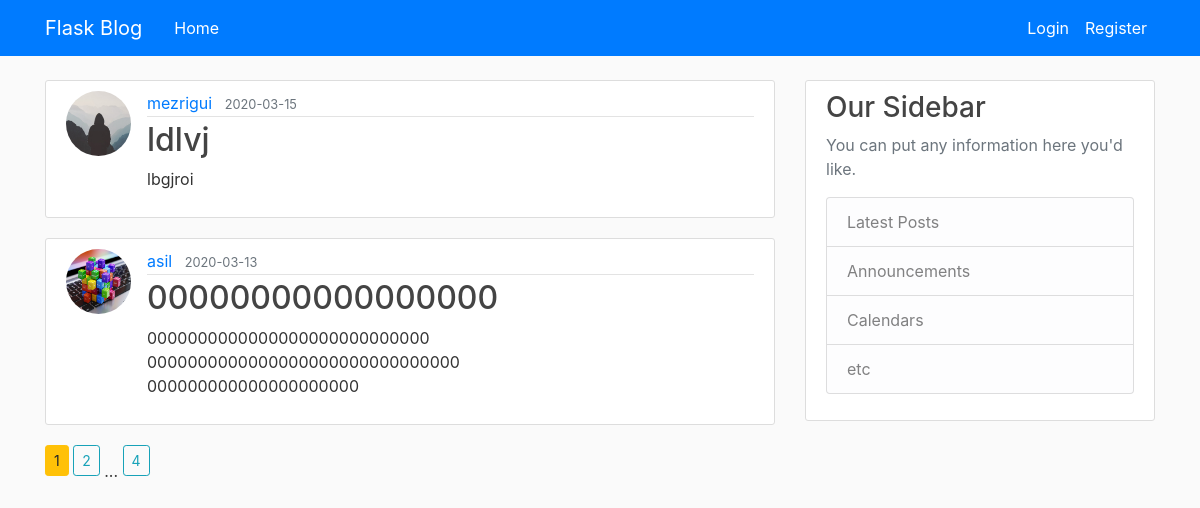
The page /home on the database its author committed.
### flaskblog/models.py (models this page shows, shortened)
class Post(db.Model):
     id = db.Column(db.Integer,primary_key=True)
     title = db.Column(db.String(100),nullable=False)
     content = db.Column(db.Text,nullable=False)
     date_posted = db.Column(db.DateTime,nullable=False,default=datetime.utcnow)
     user_id = db.Column(db.Integer,db.ForeignKey('user.id'),nullable=False)

class User(db.Model, UserMixin):
     id = db.Column(db.Integer,primary_key=True)
     username =db.Column(db.String(20),unique=True,nullable=False)
     email =db.Column(db.String(120),unique=True,nullable=False)
     img_file =db.Column(db.String(20),nullable=False,default='default.jpg')
     password =db.Column(db.String(60),nullable=False)
     posts = db.relationship('Post',backref='auther',lazy=True)

### flaskblog/main/routes.py (the view)
@main.route('/')
@main.route('/home')
def home():
         page = request.args.get('page',1,type=int)
         posts = Post.query.order_by(Post.date_posted.desc()).paginate(page=page,per_page=2)
         return render_template('home.html',title='Home Page',posts=posts,User=User)

### flaskblog/templates/home.html (shortened to what this page needs)
{% extends "layout.html" %}
 {% block content %}
  {% for post in posts.items %}
  <article class="media content-section">
<img class="rounded-circle article-img"
 src="{{url_for('static',filename='profile_pics/'+post.auther.img_file)}} "/>
  <div class="media-body">
    <div class="article-metadata">
      <a class="mr-2" href="{{url_for('users.user_posts',username=post.auther.username)}}">{{ post.auther.username }}</a>
      <small class="text-muted">{{ post.date_posted.strftime('%Y-%m-%d') }}</small>
    </div>
    <h2><a class="article-title" href="{{url_for('posts.post',post_id=post.id)}}">{{ post.title }}</a></h2>
    <p class="article-content">{{ post.content }}</p>
  </div>
</article>
  {% endfor %}
  {% for page_num in posts.iter_pages(left_edge=1, right_edge=1, left_current=1, right_current=2) %}
     {% if page_num %}
       {% if page_num == posts.page %}
       <a class="btn btn-warning btn-sm mb-4" href="{{url_for('main.home',page=page_num)}}">{{page_num}}</a>
      {% else %}
       <a class="btn btn-outline-info btn-sm mb-4" href="{{url_for('main.home',page=page_num)}}">{{page_num}}</a>
       {% endif %}
     {% else %}
         ...
     {% endif %}
  {% endfor %}
 {% endblock %}

### flaskblog/static/main.css (style rules this page uses)
body { background: #fafafa; color: #333333; margin-top: 5rem; }
h1, h2, h3, h4, h5, h6 { color: #444444; }
.content-section { background: #ffffff; padding: 10px 20px; border: 1px solid #dddddd; border-radius: 3px; margin-bottom: 20px; }
.article-title { color: #444444; }
.article-content { white-space: pre-line; }
.article-img { height: 65px; width: 65px; margin-right: 16px; }
.article-metadata { padding-bottom: 1px; margin-bottom: 4px; border-bottom: 1px solid #e3e3e3 }

### rows shown on the page
Post: img_file (placeholder picture), auther.username "mezrigui", date_posted "2020-03-15", title "ldlvj", content "lbgjroi"
Post: img_file (picture), auther.username "asil", date_posted "2020-03-13", title "00000000000000000", content "0000000000000000000000000000 0000000000000000000000000000000 000000000000000000000"

### other values the page prints
{{ page_num }} "1"
{{ page_num }} "2" "4"
